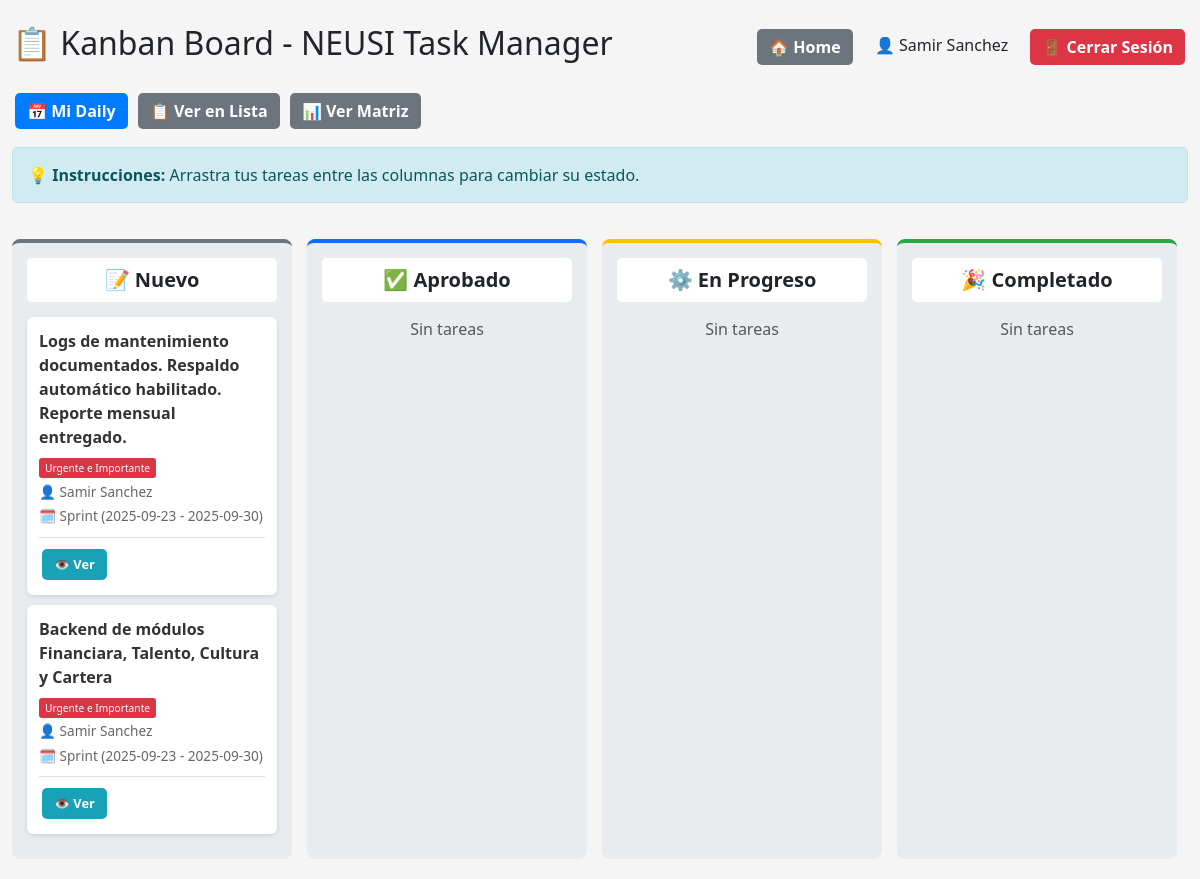
Page /kanban/ (signed in) on the earlier database version.
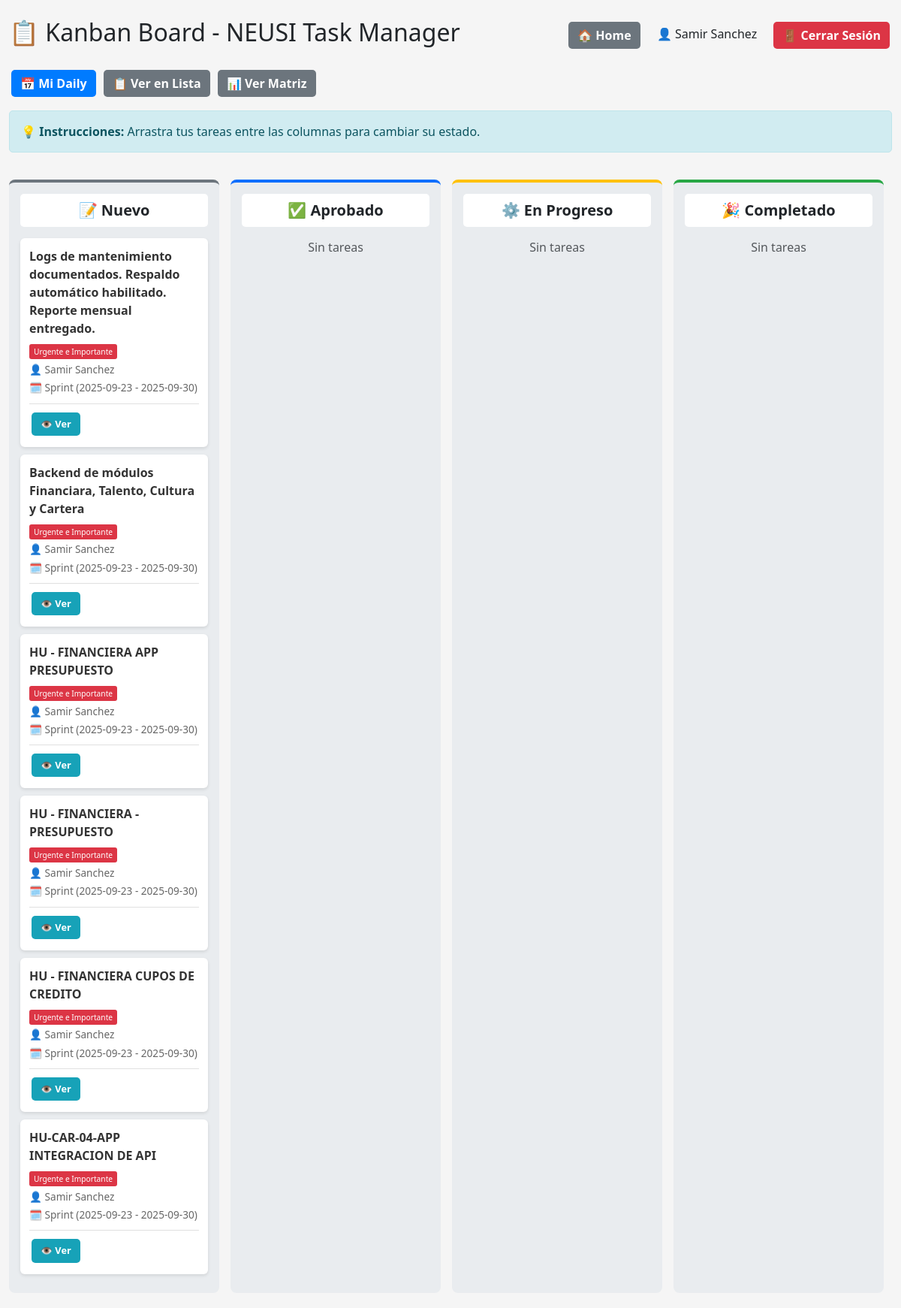
Same page on the later database version.
### backlog/models.py (models this page shows, shortened)
class Tarea(models.Model):
    MATRIZ_CHOICES = [
        ("UI", "Urgente e Importante"),
        ("NUI", "No Urgente e Importante"),
        ("UNI", "Urgente y No Importante"),
        ("NUNI", "No Urgente y No Importante"),
    ]
    ESTADO_CHOICES = [
        ("NUEVO", "Nuevo"),
        ("APROBADO", "Aprobado"),
        ("EN_PROGRESO", "En Progreso"),
        ("COMPLETADO", "Completado"),
        ("BLOQUEADO", "Bloqueado"),
    ]
    titulo = models.CharField(max_length=200)
    descripcion = models.TextField(blank=True)
    criterios_aceptacion = models.TextField(
        blank=True,
        help_text="Criterios que deben cumplirse para cerrar esta tarea"
    )
    categoria = models.CharField(max_length=4, choices=MATRIZ_CHOICES)
    estado = models.CharField(
        max_length=20,
        choices=ESTADO_CHOICES,
        default="NUEVO",
        help_text="Estado actual de la tarea en el workflow"
    )
    asignado_a = models.ForeignKey(
        Integrante,
        on_delete=models.SET_NULL,
        null=True,
        blank=True,
        related_name="tareas_asignadas"
    )
    sprint = models.ForeignKey(Sprint, on_delete=models.CASCADE)
    completada = models.BooleanField(default=False)
    fecha_cierre = models.DateTimeField(null=True, blank=True)
    informe_cierre = models.FileField(
        upload_to="informes_cierre/",
        blank=True,
        null=True,
        help_text="Archivo requerido para cerrar la tarea"
    )

class Integrante(models.Model):
    ROL_PERMISOS = {
        "Lider Bases de datos": ["crear_tareas", "agregar_evidencias", "editar_tareas"],
        "Scrum Master / PO": ["crear_tareas", "agregar_evidencias", "editar_tareas"],
    }
    user = models.OneToOneField(User, on_delete=models.CASCADE)
    rol = models.CharField(max_length=100, blank=True)
    def puede_crear_tareas(self):
        permisos = self.ROL_PERMISOS.get(self.rol, [])
        return "crear_tareas" in permisos

class Sprint(models.Model):
    nombre = models.CharField(max_length=50, default="Sprint")
    inicio = models.DateField()
    fin = models.DateField()
    def __str__(self):
        return f"{self.nombre} ({self.inicio} - {self.fin})"

### backlog/views.py (the view)
# urls.py: path("kanban/", views.kanban_board, name="kanban_board"),
@login_required
def kanban_board(request):
    try:
        usuario_integrante = request.user.integrante
        tiene_permisos_admin = usuario_integrante.puede_crear_tareas()
    except AttributeError:
        tiene_permisos_admin = False
        usuario_integrante = None
    if tiene_permisos_admin:
        tareas = Tarea.objects.all().select_related("asignado_a", "sprint")
        integrantes = Integrante.objects.all()
        persona_id = request.GET.get("persona")
        if persona_id:
            try:
                tareas = tareas.filter(asignado_a__id=persona_id)
            except (Integrante.DoesNotExist, ValueError):
                pass
    else:
        tareas = Tarea.objects.filter(asignado_a=usuario_integrante) if usuario_integrante else Tarea.objects.none()
        integrantes = []
    estados = {
        "nuevo": tareas.filter(estado="NUEVO"),
        "aprobado": tareas.filter(estado="APROBADO"),
        "en_progreso": tareas.filter(estado="EN_PROGRESO"),
        "completado": tareas.filter(estado="COMPLETADO"),
        "bloqueado": tareas.filter(estado="BLOQUEADO"),
    }
    return render(request, "backlog/kanban_board.html", {
        **estados,
        "integrantes": integrantes,
        "persona_id": persona_id if tiene_permisos_admin else None,
        "tiene_permisos_admin": tiene_permisos_admin,
    })

### backlog/templates/backlog/kanban_board.html (shortened to what the changed rows need)
{% load static %}
<!DOCTYPE html>
<html lang="es">
<head>
    <link href="https://cdn.jsdelivr.net/npm/bootstrap@5.3.0/dist/css/bootstrap.min.css" rel="stylesheet">
</head>
<body class="container-fluid mt-4">
    <div class="header-container">
        <h2>📋 Kanban Board - NEUSI Task Manager</h2>
    </div>
    <div class="kanban-container">
        <div class="kanban-column column-nuevo" data-estado="NUEVO">
            {% for tarea in nuevo %}
                <div class="task-card" draggable="true" data-id="{{ tarea.id }}">
                    <div class="task-title">{{ tarea.titulo }}</div>
                    <div class="task-meta">
                        <span class="badge-{{ tarea.categoria|lower }}">{{ tarea.get_categoria_display }}</span>
                    </div>
                    <div class="task-meta">👤 {{ tarea.asignado_a.user.first_name }}</div>
                    <div class="task-meta">🗓 {{ tarea.sprint }}</div>
                    <div class="task-actions">
                        <a href="{% url 'detalle_tarea' tarea.id %}" class="btn btn-info btn-sm">👁️ Ver</a>
                    </div>
                </div>
            {% empty %}
                <p class="text-muted text-center">Sin tareas</p>
            {% endfor %}
        </div>
    </div>
</body>
</html>

Differences in the rows shown:
added Tarea: titulo "HU - FINANCIERA APP PRESUPUESTO", categoria "Urgente e Importante", asignado_a.user.first_name "Samir Sanchez", sprint "Sprint (2025-09-23 - 2025-09-30)"
added Tarea: titulo "HU - FINANCIERA - PRESUPUESTO", categoria "Urgente e Importante", asignado_a.user.first_name "Samir Sanchez", sprint "Sprint (2025-09-23 - 2025-09-30)"
added Tarea: titulo "HU - FINANCIERA CUPOS DE CREDITO", categoria "Urgente e Importante", asignado_a.user.first_name "Samir Sanchez", sprint "Sprint (2025-09-23 - 2025-09-30)"
added Tarea: titulo "HU-CAR-04-APP INTEGRACION DE API", categoria "Urgente e Importante", asignado_a.user.first_name "Samir Sanchez", sprint "Sprint (2025-09-23 - 2025-09-30)"
